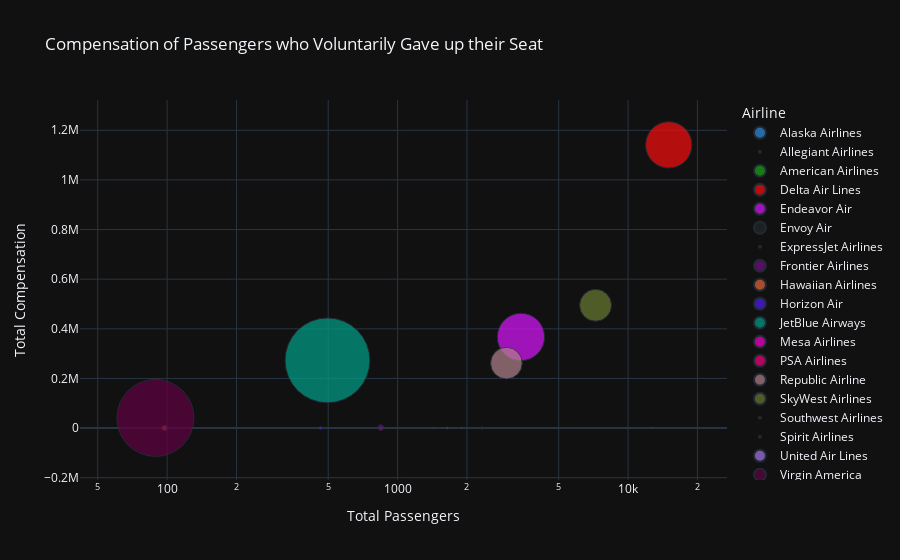

The notebook cell saved with this chart:
### Code cell
def db_plot_comp_voluntary_by_carrier():
    fig = px.scatter(denied_boarding.groupby('CARRIER').mean(numeric_only=True).reset_index(), 
                 x=5, y=7,size="cash_per_vol_denial", color="CARRIER",
                 hover_name="CARRIER", log_x=True, size_max=60, 
                 labels={
                     "5": "Total Passengers",
                     "7": "Total Compensation",
                     "CARRIER": "Airline",
                     "cash_per_vol_denial":"Avg. Compensation"
                 },
                title="Compensation of Passengers who Voluntarily Gave up their Seat", 
                color_discrete_sequence=px.colors.qualitative.Dark24)
    return(fig)

db_plot_comp_voluntary_by_carrier()

### Figure 1 — Plotly figure (JSON) as saved in the notebook; plotly's stock layout.template omitted (floating-point values rounded to 4 significant figures)
{"data": [{"hovertemplate": "<b>%{hovertext}</b><br><br>Airline=Alaska Airlines<br>Total Passengers=%{x}<br>Total Compensation=%{y}<br>Avg. Compensation=%{marker.size}<extra></extra>", "hovertext": ["Alaska Airlines"], "legendgroup": "Alaska Airlines", "marker": {"color": "#2E91E5", "size": [0.265], "sizemode": "area", "sizeref": 0.155, "symbol": "circle"}, "mode": "markers", "name": "Alaska Airlines", "orientation": "v", "showlegend": true, "type": "scatter", "x": [1645.0], "xaxis": "x", "y": [215.1], "yaxis": "y"}, {"hovertemplate": "<b>%{hovertext}</b><br><br>Airline=Allegiant Airlines<br>Total Passengers=%{x}<br>Total Compensation=%{y}<br>Avg. Compensation=%{marker.size}<extra></extra>", "hovertext": ["Allegiant Airlines"], "legendgroup": "Allegiant Airlines", "marker": {"color": "#E15F99", "size": [0], "sizemode": "area", "sizeref": 0.155, "symbol": "circle"}, "mode": "markers", "name": "Allegiant Airlines", "orientation": "v", "showlegend": true, "type": "scatter", "x": [150.2], "xaxis": "x", "y": [0], "yaxis": "y"}, {"hovertemplate": "<b>%{hovertext}</b><br><br>Airline=American Airlines<br>Total Passengers=%{x}<br>Total Compensation=%{y}<br>Avg. Compensation=%{marker.size}<extra></extra>", "hovertext": ["American Airlines"], "legendgroup": "American Airlines", "marker": {"color": "#1CA71C", "size": [0.2025], "sizemode": "area", "sizeref": 0.155, "symbol": "circle"}, "mode": "markers", "name": "American Airlines", "orientation": "v", "showlegend": true, "type": "scatter", "x": [12760.0], "xaxis": "x", "y": [1479.0], "yaxis": "y"}, {"hovertemplate": "<b>%{hovertext}</b><br><br>Airline=Delta Air Lines<br>Total Passengers=%{x}<br>Total Compensation=%{y}<br>Avg. Compensation=%{marker.size}<extra></extra>", "hovertext": ["Delta Air Lines"], "legendgroup": "Delta Air Lines", "marker": {"color": "#FB0D0D", "size": [166.2], "sizemode": "area", "sizeref": 0.155, "symbol": "circle"}, "mode": "markers", "name": "Delta Air Lines", "orientation": "v", "showlegend": true, "type": "scatter", "x": [15016], "xaxis": "x", "y": [1141000.0], "yaxis": "y"}, {"hovertemplate": "<b>%{hovertext}</b><br><br>Airline=Endeavor Air<br>Total Passengers=%{x}<br>Total Compensation=%{y}<br>Avg. Compensation=%{marker.size}<extra></extra>", "hovertext": ["Endeavor Air"], "legendgroup": "Endeavor Air", "marker": {"color": "#DA16FF", "size": [174.1], "sizemode": "area", "sizeref": 0.155, "symbol": "circle"}, "mode": "markers", "name": "Endeavor Air", "orientation": "v", "showlegend": true, "type": "scatter", "x": [3429.0], "xaxis": "x", "y": [367048], "yaxis": "y"}, {"hovertemplate": "<b>%{hovertext}</b><br><br>Airline=Envoy Air<br>Total Passengers=%{x}<br>Total Compensation=%{y}<br>Avg. Compensation=%{marker.size}<extra></extra>", "hovertext": ["Envoy Air"], "legendgroup": "Envoy Air", "marker": {"color": "#222A2A", "size": [0.5175], "sizemode": "area", "sizeref": 0.155, "symbol": "circle"}, "mode": "markers", "name": "Envoy Air", "orientation": "v", "showlegend": true, "type": "scatter", "x": [2327.0], "xaxis": "x", "y": [661.9], "yaxis": "y"}, {"hovertemplate": "<b>%{hovertext}</b><br><br>Airline=ExpressJet Airlines<br>Total Passengers=%{x}<br>Total Compensation=%{y}<br>Avg. Compensation=%{marker.size}<extra></extra>", "hovertext": ["ExpressJet Airlines"], "legendgroup": "ExpressJet Airlines", "marker": {"color": "#B68100", "size": [0], "sizemode": "area", "sizeref": 0.155, "symbol": "circle"}, "mode": "markers", "name": "ExpressJet Airlines", "orientation": "v", "showlegend": true, "type": "scatter", "x": [1273.0], "xaxis": "x", "y": [0], "yaxis": "y"}, {"hovertemplate": "<b>%{hovertext}</b><br><br>Airline=Frontier Airlines<br>Total Passengers=%{x}<br>Total Compensation=%{y}<br>Avg. Compensation=%{marker.size}<extra></extra>", "hovertext": ["Frontier Airlines"], "legendgroup": "Frontier Airlines", "marker": {"color": "#750D86", "size": [2.462], "sizemode": "area", "sizeref": 0.155, "symbol": "circle"}, "mode": "markers", "name": "Frontier Airlines", "orientation": "v", "showlegend": true, "type": "scatter", "x": [845.2], "xaxis": "x", "y": [1923.0], "yaxis": "y"}, {"hovertemplate": "<b>%{hovertext}</b><br><br>Airline=Hawaiian Airlines<br>Total Passengers=%{x}<br>Total Compensation=%{y}<br>Avg. Compensation=%{marker.size}<extra></extra>", "hovertext": ["Hawaiian Airlines"], "legendgroup": "Hawaiian Airlines", "marker": {"color": "#EB663B", "size": [2.591], "sizemode": "area", "sizeref": 0.155, "symbol": "circle"}, "mode": "markers", "name": "Hawaiian Airlines", "orientation": "v", "showlegend": true, "type": "scatter", "x": [97.44], "xaxis": "x", "y": [312.5], "yaxis": "y"}, {"hovertemplate": "<b>%{hovertext}</b><br><br>Airline=Horizon Air<br>Total Passengers=%{x}<br>Total Compensation=%{y}<br>Avg. Compensation=%{marker.size}<extra></extra>", "hovertext": ["Horizon Air"], "legendgroup": "Horizon Air", "marker": {"color": "#511CFB", "size": [0.6525], "sizemode": "area", "sizeref": 0.155, "symbol": "circle"}, "mode": "markers", "name": "Horizon Air", "orientation": "v", "showlegend": true, "type": "scatter", "x": [462.2], "xaxis": "x", "y": [299], "yaxis": "y"}, {"hovertemplate": "<b>%{hovertext}</b><br><br>Airline=JetBlue Airways<br>Total Passengers=%{x}<br>Total Compensation=%{y}<br>Avg. Compensation=%{marker.size}<extra></extra>", "hovertext": ["JetBlue Airways"], "legendgroup": "JetBlue Airways", "marker": {"color": "#00A08B", "size": [558.1], "sizemode": "area", "sizeref": 0.155, "symbol": "circle"}, "mode": "markers", "name": "JetBlue Airways", "orientation": "v", "showlegend": true, "type": "scatter", "x": [496.4], "xaxis": "x", "y": [272800.0], "yaxis": "y"}, {"hovertemplate": "<b>%{hovertext}</b><br><br>Airline=Mesa Airlines<br>Total Passengers=%{x}<br>Total Compensation=%{y}<br>Avg. Compensation=%{marker.size}<extra></extra>", "hovertext": ["Mesa Airlines"], "legendgroup": "Mesa Airlines", "marker": {"color": "#FB00D1", "size": [0.2213], "sizemode": "area", "sizeref": 0.155, "symbol": "circle"}, "mode": "markers", "name": "Mesa Airlines", "orientation": "v", "showlegend": true, "type": "scatter", "x": [1436.0], "xaxis": "x", "y": [180.9], "yaxis": "y"}, {"hovertemplate": "<b>%{hovertext}</b><br><br>Airline=PSA Airlines<br>Total Passengers=%{x}<br>Total Compensation=%{y}<br>Avg. Compensation=%{marker.size}<extra></extra>", "hovertext": ["PSA Airlines"], "legendgroup": "PSA Airlines", "marker": {"color": "#FC0080", "size": [0.2656], "sizemode": "area", "sizeref": 0.155, "symbol": "circle"}, "mode": "markers", "name": "PSA Airlines", "orientation": "v", "showlegend": true, "type": "scatter", "x": [1898.0], "xaxis": "x", "y": [444.8], "yaxis": "y"}, {"hovertemplate": "<b>%{hovertext}</b><br><br>Airline=Republic Airline<br>Total Passengers=%{x}<br>Total Compensation=%{y}<br>Avg. Compensation=%{marker.size}<extra></extra>", "hovertext": ["Republic Airline"], "legendgroup": "Republic Airline", "marker": {"color": "#B2828D", "size": [77.84], "sizemode": "area", "sizeref": 0.155, "symbol": "circle"}, "mode": "markers", "name": "Republic Airline", "orientation": "v", "showlegend": true, "type": "scatter", "x": [2966.0], "xaxis": "x", "y": [261681], "yaxis": "y"}, {"hovertemplate": "<b>%{hovertext}</b><br><br>Airline=SkyWest Airlines<br>Total Passengers=%{x}<br>Total Compensation=%{y}<br>Avg. Compensation=%{marker.size}<extra></extra>", "hovertext": ["SkyWest Airlines"], "legendgroup": "SkyWest Airlines", "marker": {"color": "#6C7C32", "size": [78.92], "sizemode": "area", "sizeref": 0.155, "symbol": "circle"}, "mode": "markers", "name": "SkyWest Airlines", "orientation": "v", "showlegend": true, "type": "scatter", "x": [7228], "xaxis": "x", "y": [495000.0], "yaxis": "y"}, {"hovertemplate": "<b>%{hovertext}</b><br><br>Airline=Southwest Airlines<br>Total Passengers=%{x}<br>Total Compensation=%{y}<br>Avg. Compensation=%{marker.size}<extra></extra>", "hovertext": ["Southwest Airlines"], "legendgroup": "Southwest Airlines", "marker": {"color": "#778AAE", "size": [0], "sizemode": "area", "sizeref": 0.155, "symbol": "circle"}, "mode": "markers", "name": "Southwest Airlines", "orientation": "v", "showlegend": true, "type": "scatter", "x": [5522.0], "xaxis": "x", "y": [0], "yaxis": "y"}, {"hovertemplate": "<b>%{hovertext}</b><br><br>Airline=Spirit Airlines<br>Total Passengers=%{x}<br>Total Compensation=%{y}<br>Avg. Compensation=%{marker.size}<extra></extra>", "hovertext": ["Spirit Airlines"], "legendgroup": "Spirit Airlines", "marker": {"color": "#862A16", "size": [0], "sizemode": "area", "sizeref": 0.155, "symbol": "circle"}, "mode": "markers", "name": "Spirit Airlines", "orientation": "v", "showlegend": true, "type": "scatter", "x": [3570.0], "xaxis": "x", "y": [0], "yaxis": "y"}, {"hovertemplate": "<b>%{hovertext}</b><br><br>Airline=United Air Lines<br>Total Passengers=%{x}<br>Total Compensation=%{y}<br>Avg. Compensation=%{marker.size}<extra></extra>", "hovertext": ["United Air Lines"], "legendgroup": "United Air Lines", "marker": {"color": "#A777F1", "size": [0.00875], "sizemode": "area", "sizeref": 0.155, "symbol": "circle"}, "mode": "markers", "name": "United Air Lines", "orientation": "v", "showlegend": true, "type": "scatter", "x": [5086.0], "xaxis": "x", "y": [69.44], "yaxis": "y"}, {"hovertemplate": "<b>%{hovertext}</b><br><br>Airline=Virgin America <br>Total Passengers=%{x}<br>Total Compensation=%{y}<br>Avg. Compensation=%{marker.size}<extra></extra>", "hovertext": ["Virgin America "], "legendgroup": "Virgin America ", "marker": {"color": "#620042", "size": [460.7], "sizemode": "area", "sizeref": 0.155, "symbol": "circle"}, "mode": "markers", "name": "Virgin America ", "orientation": "v", "showlegend": true, "type": "scatter", "x": [89], "xaxis": "x", "y": [41000], "yaxis": "y"}], "layout": {"legend": {"itemsizing": "constant", "title": {"text": "Airline"}, "tracegroupgap": 0}, "title": {"text": "Compensation of Passengers who Voluntarily Gave up their Seat"}, "xaxis": {"anchor": "y", "domain": [0, 1], "title": {"text": "Total Passengers"}, "type": "log"}, "yaxis": {"anchor": "x", "domain": [0, 1], "title": {"text": "Total Compensation"}}}}
